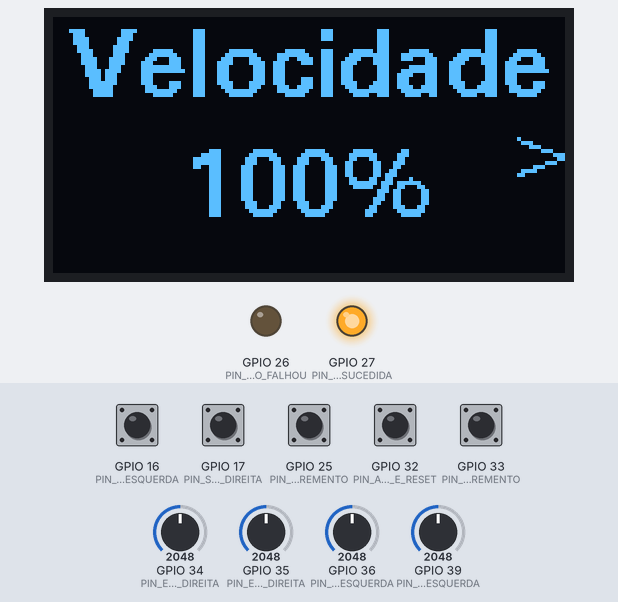
Recording of a sketch running on a simulated ESP32. Parts: 128×64 one-colour display, output pins drawn as LEDs (lit = HIGH). The test bench sets the inputs (shaded band); at power-on: GPIO 16 (PIN_SW_JOYSTICK_ESQUERDA), GPIO 17 (PIN_SW_JOYSTICK_DIREITA), GPIO 25 (PIN_DECREMENTO), GPIO 32 (PIN_APLICAR_E_RESET), GPIO 33 (PIN_INCREMENTO) HIGH, GPIO 34 (PIN_EIXO_X_JOYSTICK_DIREITA) = 2048, GPIO 35 (PIN_EIXO_Y_JOYSTICK_DIREITA) = 2048, GPIO 36 (PIN_EIXO_X_JOYSTICK_ESQUERDA) = 2048, GPIO 39 (PIN_EIXO_Y_JOYSTICK_ESQUERDA) = 2048. EEPROM starts erased; what the sketch prints to the serial monitor is not drawn. At 7.2 s the program restarts the board; the recording ends there.

Above: at 1.2 s.
1.3 s: GPIO 17 (PIN_SW_JOYSTICK_DIREITA) pulled LOW for 0.15 s
At 2.0 s:
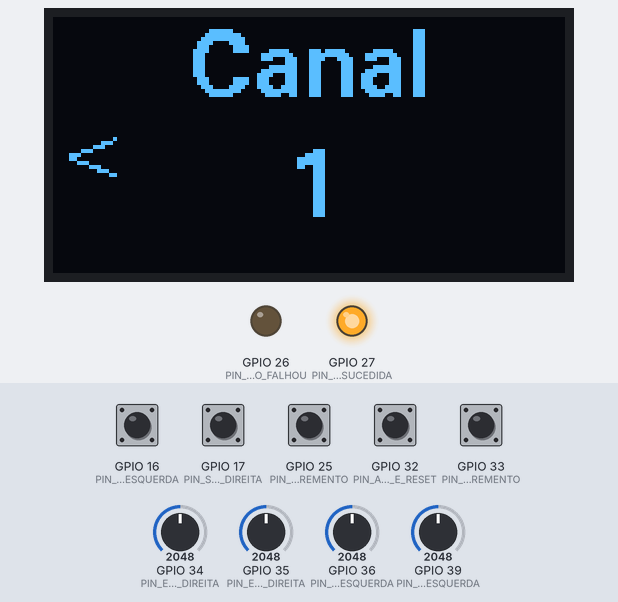
2.9 s: GPIO 33 (PIN_INCREMENTO) pulled LOW for 1 s
At 4.7 s:
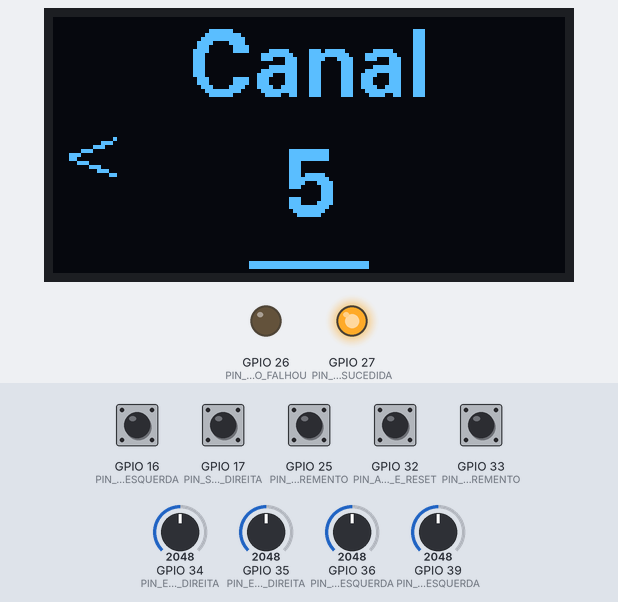
5.4 s: GPIO 33 (PIN_INCREMENTO) pulled LOW for 0.15 s
At 5.9 s:
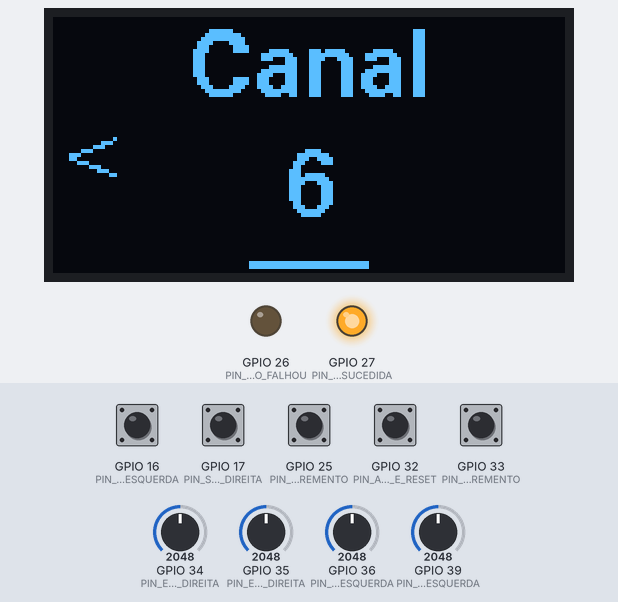
7.0 s: GPIO 32 (PIN_APLICAR_E_RESET) pulled LOW for 0.15 s
At 7.1 s:
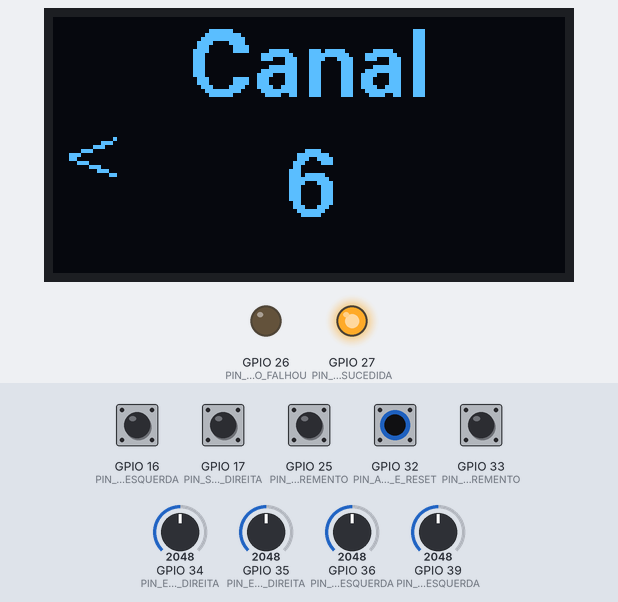
Timing chart, 0 to 7.2 s (numbered marks = the images above; inputs shaded):
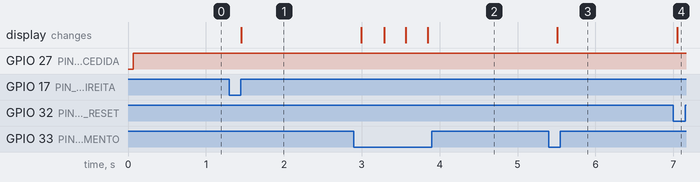

The sketch:

Controle.ino
```cpp
// Código do transmissor. Testado com a versão 3.2.0 da biblioteca do ESP32.
#include <esp_now.h>
#include <esp_wifi.h>
#include <WiFi.h>
#include <Preferences.h>
#include "Display.h"
#include "TrocaDeCanal.h"
#include "Pinagem.h"
#include "VariaveisGlobais.h"
#include "Motores.h"

// Não se esqueça de trocar pelo endereço do seu receptor.
const uint8_t ENDERECO_MAC_DO_RECEPTOR[] = { 0x3C, 0x8A, 0x1F, 0x50, 0x65, 0x7C };

Preferences preferences;

// A estrutura de dados que será enviada
typedef struct mensagemEstruturada {
  short xJoystickDireita;
  short yJoystickDireita;
  short xJoystickEsquerda;
  short yJoystickEsquerda;
  short codigoDeDirecao;
  short velocidade;
  short canal;
} mensagemEstruturada;

mensagemEstruturada meusDados;

esp_now_peer_info_t informacoesDoPar;

// A função que é chamada quando o pacote é enviado
void OnDataSent(const uint8_t *mac_addr, esp_now_send_status_t status) {

  Serial.print("\r\nStatus de envio: ");

  if (status == ESP_NOW_SEND_SUCCESS) {
    Serial.println("bem-sucedido");
    conexaoBemSucedida = true;
  } else {
    Serial.println("falhou");
    conexaoBemSucedida = false;
  }
}

void mensagensDeDebug(bool ativado) {
  if (ativado) {
    Serial.println("Valor no X da Direita: " + String(meusDados.xJoystickDireita));
    Serial.println("Valor no Y da Direita: " + String(meusDados.yJoystickDireita));
    Serial.println("Valor no X da Esquerda: " + String(meusDados.xJoystickEsquerda));
    Serial.println("Valor no Y da Esquerda: " + String(meusDados.yJoystickEsquerda));
    Serial.println("Nível de Velocidade: " + String(meusDados.velocidade) + "%");

    if (meusDados.codigoDeDirecao == 0) {
      Serial.println("Direção: Parado");
    } else if (meusDados.codigoDeDirecao == 1) {
      Serial.println("Direção: Para Frente");
    } else if (meusDados.codigoDeDirecao == 2) {
      Serial.println("Direção: Para Trás");
    } else if (meusDados.codigoDeDirecao == 3) {
      Serial.println("Direção: Para a Direita");
    } else if (meusDados.codigoDeDirecao == 4) {
      Serial.println("Direção: Para a Esquerda");
    }
  }
}

void setup() {

  Serial.begin(115200);
  preferences.begin("config", false);
  canalAtual = preferences.getInt("valor", 1);
  canalTemporario = preferences.getInt("valor", 1);

  iniciarDisplay();

  configurarPinos();

  WiFi.mode(WIFI_STA);

  esp_wifi_set_channel(canalAtual, WIFI_SECOND_CHAN_NONE);

  if (esp_now_init() != ESP_OK) {
    Serial.println("Erro ao inicializar o ESP-NOW");
    return;
  }

  esp_now_register_send_cb(OnDataSent);

  memcpy(informacoesDoPar.peer_addr, ENDERECO_MAC_DO_RECEPTOR, 6);
  informacoesDoPar.channel = canalAtual;
  informacoesDoPar.encrypt = false;

  if (esp_now_add_peer(&informacoesDoPar) != ESP_OK) {
    Serial.println("Falha ao adicionar o dispositivo par");
    return;
  }
}

void loop() {
  salvarEReiniciar();
  aplicarNovoCanal();
  meusDados.xJoystickDireita = analogRead(PIN_EIXO_X_JOYSTICK_DIREITA);
  meusDados.yJoystickDireita = analogRead(PIN_EIXO_Y_JOYSTICK_DIREITA);
  meusDados.xJoystickEsquerda = analogRead(PIN_EIXO_X_JOYSTICK_ESQUERDA);
  meusDados.yJoystickEsquerda = analogRead(PIN_EIXO_Y_JOYSTICK_ESQUERDA);

  meusDados.codigoDeDirecao = direcao(meusDados.xJoystickDireita, meusDados.yJoystickDireita, meusDados.xJoystickEsquerda, meusDados.yJoystickEsquerda);
  meusDados.velocidade = controleDeVelocidade();

  meusDados.canal = canalAtual;
  bool incremento = digitalRead(PIN_INCREMENTO);
  bool decremento = digitalRead(PIN_DECREMENTO);
  mudarCanalDeTrasmissao(menuAtual, incremento, decremento);

  if (reiniciar) {
    preferences.putInt("valor", canalTemporario);
  }

  if (digitalRead(PIN_SW_JOYSTICK_DIREITA) == LOW && menuAtual < ULTIMO_INDICE - 1) {
    menuAtual++;
  } else if (digitalRead(PIN_SW_JOYSTICK_ESQUERDA) == LOW && menuAtual > 1) {
    menuAtual--;
  }

  if (menuAtual == VELOCIDADE) {
    display(VELOCIDADE, meusDados.velocidade, meusDados.velocidade);
  } else if (menuAtual == CANAL) {
    // Menu, valor atual, valor anterior, se o carro está desligado
    display(CANAL, canalAtual, canalTemporario);
  }

  esp_err_t resultadoDoEnvio = esp_now_send(ENDERECO_MAC_DO_RECEPTOR, (uint8_t *)&meusDados, sizeof(meusDados));

  if (resultadoDoEnvio == ESP_OK) {
    Serial.println("Pacote enviado");
    mensagensDeDebug(ativarDebug);
  } else {
    Serial.println("Erro no envio do pacote");
  }

  if (conexaoBemSucedida) {
    digitalWrite(PIN_LED_CONEXAO_BEM_SUCEDIDA, HIGH);
    digitalWrite(PIN_LED_CONEXAO_FALHOU, LOW);
  } else {
    digitalWrite(PIN_LED_CONEXAO_BEM_SUCEDIDA, LOW);
    digitalWrite(PIN_LED_CONEXAO_FALHOU, HIGH);
  }

  carroDesligado = false;

  delay(100);
}
```

Display.cpp
```cpp
#include <U8g2lib.h>
#include <Wire.h>
#include <Arduino.h>
#include "Display.h"
#include "VariaveisGlobais.h"

U8G2_SSD1306_128X64_NONAME_F_HW_I2C u8g2(U8G2_R0, U8X8_PIN_NONE);

const short ALTURA_DO_DISPLAY = 64;
const short LARGURA_DO_DISPLAY = 128;

short centralizarTxtHorizontal(char *texto) {
  short larguraDoTexto = u8g2.getStrWidth(texto);
  return (LARGURA_DO_DISPLAY - larguraDoTexto) / 2;
}

short centralizarTxtVertical() {
  short alturaDoTexto = u8g2.getAscent() - u8g2.getDescent();
  return (ALTURA_DO_DISPLAY + alturaDoTexto) / 2;
}

void itemDoMenu(char *titulo, char *valor) {
  const short POSICAO_VERTICAL_TITULO = 20;
  const short POSICAO_VERTICAL_VALOR = 50;

  // Espaçamento a esquerda, espaçamento superior, texto
  u8g2.drawStr(centralizarTxtHorizontal(titulo), POSICAO_VERTICAL_TITULO, titulo);
  u8g2.drawStr(centralizarTxtHorizontal(valor), POSICAO_VERTICAL_VALOR, valor);
}

void iconesDeNavegacao(bool anterior, bool posterior) {

  u8g2.setFont(u8g2_font_fub14_tr);

  if (posterior) {
    char proximoMenu[] = ">";
    int distanciaEsquerda = LARGURA_DO_DISPLAY - u8g2.getStrWidth(proximoMenu);
    u8g2.drawStr(distanciaEsquerda, centralizarTxtVertical(), proximoMenu);
  }

  if (anterior) {
    char menuAnterior[] = "<";
    u8g2.drawStr(0, centralizarTxtVertical(), menuAnterior);
  }
}

void mensagemDeErro() {
  u8g2.clearBuffer();
  u8g2.setFont(u8g2_font_fub17_tr);
  char txtErro[] = "Erro!";
  u8g2.drawStr(centralizarTxtHorizontal(txtErro), centralizarTxtVertical(), txtErro);
  u8g2.sendBuffer();
  delay(1500);
}

void display(Menus menu, short valorAtual, short valorNovo) {

  u8g2.clearBuffer();
  u8g2.setFont(u8g2_font_fub17_tr);

  if (menu == VELOCIDADE) {
    char textoDisplay[5];
    snprintf(textoDisplay, sizeof(textoDisplay), "%d%%", valorNovo);
    itemDoMenu("Velocidade", textoDisplay);
    iconesDeNavegacao(false, true);
  }

  if (menu == CANAL) {
    char textoCanal[4];
    snprintf(textoCanal, sizeof(textoCanal), "%d%", valorNovo);
    itemDoMenu("Canal", textoCanal);
    iconesDeNavegacao(true, false);

    if (valorNovo != valorAtual) {
      char txtNaoSalvo[] = "___";
      u8g2.drawStr(centralizarTxtHorizontal(txtNaoSalvo), 60, txtNaoSalvo);
    }
  }

  if (carroDesligado) {
    mensagemDeErro();
  }

  u8g2.sendBuffer();
}

void iniciarDisplay() {
  u8g2.begin();
}
```

Display.h
```cpp
#ifndef DISPLAY_H
#define DISPLAY_H

// Mantenha o item "ULTIMO_INDICE" sempre como o último da enum, pois ele funciona como um contador.
enum Menus {
  VELOCIDADE = 1,
  CANAL = 2,
  ULTIMO_INDICE
};

void display(Menus menu, short valorAtual, short valorNovo);
bool faixaDeMenus(short valorMenu);
void iniciarDisplay();

#endif
```

Motores.cpp
```cpp
#include <Arduino.h>
#include "Motores.h"
#include "VariaveisGlobais.h"
#include "Display.h"
#include "Pinagem.h"

short direcao(short xDireita, short yDireita, short xEsquerda, short yEsquerda) {

  const short MINIMO = 0;
  const short MAXIMO = 4096;
  const short PROX_AO_MAXIMO = MAXIMO - 128;
  const short VAL_CENTRAL = 1800;
  const short ACIMA_DO_VAL_CENTRAL = VAL_CENTRAL + 64;
  const short ABAIXO_DO_VAL_CENTRAL = VAL_CENTRAL - 64;

  bool joyDireitoParado = (xDireita >= ABAIXO_DO_VAL_CENTRAL && xDireita <= ACIMA_DO_VAL_CENTRAL) && (yDireita >= ABAIXO_DO_VAL_CENTRAL && yDireita <= ACIMA_DO_VAL_CENTRAL);
  bool joyEsquerdoParado = (xEsquerda >= ABAIXO_DO_VAL_CENTRAL && xEsquerda <= ACIMA_DO_VAL_CENTRAL) && (yEsquerda >= ABAIXO_DO_VAL_CENTRAL && yEsquerda <= ACIMA_DO_VAL_CENTRAL);

  bool joyDireitoParaFrente = xDireita >= PROX_AO_MAXIMO && yDireita <= MAXIMO;
  bool joyEsquerdoParaFrente = xEsquerda >= PROX_AO_MAXIMO && yEsquerda <= MAXIMO;

  bool joyDireitoParaTras = xDireita == MINIMO && yDireita >= MINIMO;
  bool joyEsquerdoParaTras = xEsquerda == MINIMO && yEsquerda >= MINIMO;

  bool joyDireitoParaDireita = xDireita >= MINIMO && yDireita > PROX_AO_MAXIMO;
  bool joyEsquerdoParaDireita = xEsquerda >= MINIMO && yEsquerda > PROX_AO_MAXIMO;

  bool joyDireitoParaEsquerda = xDireita >= MINIMO && yDireita == MINIMO;
  bool joyEsquerdoParaEsquerda = xEsquerda >= MINIMO && yEsquerda == MINIMO;

  bool paraFrente = joyDireitoParaFrente && joyEsquerdoParaFrente || joyDireitoParaFrente && joyEsquerdoParado || joyDireitoParado && joyEsquerdoParaFrente;
  bool paraTras = joyDireitoParaTras && joyEsquerdoParaTras || joyDireitoParaTras && joyEsquerdoParado || joyDireitoParado && joyEsquerdoParaTras;
  bool direita = joyDireitoParaDireita && joyEsquerdoParaDireita || joyDireitoParado && joyEsquerdoParaDireita || joyDireitoParaDireita && joyEsquerdoParado;
  bool esquerda = joyDireitoParaEsquerda && joyEsquerdoParaEsquerda || joyDireitoParaEsquerda && joyEsquerdoParado || joyDireitoParado && joyEsquerdoParaEsquerda;

  if (paraFrente) {
    return 1;
  } else if (paraTras) {
    return 2;
  } else if (direita) {
    return 3;
  } else if (esquerda) {
    return 4;
  } else {
    return 0;
  }
}

short controleDeVelocidade() {
  short tempoDeAtrasoDeDebounce = 50;

  if (menuAtual != VELOCIDADE) {
    // Retorna o valor antigo quando o menu de velocidade não está ativo
    return nivelDeVelocidadeDoCarro;
  }

  unsigned int agora = millis();
  if (digitalRead(PIN_INCREMENTO) == LOW && nivelDeVelocidadeDoCarro < 100) {
    if (agora - ultimoIncrementoDeVelocidade > tempoDeAtrasoDeDebounce) {
      nivelDeVelocidadeDoCarro++;
      ultimoIncrementoDeVelocidade = agora;
    }
  }

  if (digitalRead(PIN_DECREMENTO) == LOW && nivelDeVelocidadeDoCarro > 0) {
    if (agora - ultimoDecrementoDeVelocidade > tempoDeAtrasoDeDebounce) {
      nivelDeVelocidadeDoCarro--;
      ultimoDecrementoDeVelocidade = agora;
    }
  }

  return nivelDeVelocidadeDoCarro;
}
```

Motores.h
```cpp
#ifndef MOTORES_H
#define MOTORES_H

short direcao(short xDireita, short yDireita, short xEsquerda, short yEsquerda);
short controleDeVelocidade();

#endif
```

Pinagem.h
```cpp
#ifndef PINAGEM_H
#define PINAGEM_H

#define PIN_EIXO_X_JOYSTICK_DIREITA 34
#define PIN_EIXO_Y_JOYSTICK_DIREITA 35
#define PIN_SW_JOYSTICK_DIREITA 17
#define PIN_EIXO_X_JOYSTICK_ESQUERDA 36
#define PIN_EIXO_Y_JOYSTICK_ESQUERDA 39
#define PIN_SW_JOYSTICK_ESQUERDA 16
#define PIN_INCREMENTO 33
#define PIN_DECREMENTO 25
#define PIN_APLICAR_E_RESET 32
#define PIN_LED_CONEXAO_FALHOU 26
#define PIN_LED_CONEXAO_BEM_SUCEDIDA 27

inline void configurarPinos() {
  pinMode(PIN_INCREMENTO, INPUT_PULLUP);
  pinMode(PIN_DECREMENTO, INPUT_PULLUP);
  pinMode(PIN_EIXO_X_JOYSTICK_ESQUERDA, INPUT_PULLUP);
  pinMode(PIN_EIXO_Y_JOYSTICK_ESQUERDA, INPUT_PULLUP);
  pinMode(PIN_APLICAR_E_RESET, INPUT_PULLUP);
  pinMode(PIN_SW_JOYSTICK_DIREITA, INPUT_PULLUP);
  pinMode(PIN_SW_JOYSTICK_ESQUERDA, INPUT_PULLUP);
  pinMode(PIN_LED_CONEXAO_FALHOU, OUTPUT);
  pinMode(PIN_LED_CONEXAO_BEM_SUCEDIDA, OUTPUT);
}

#endif
```

TrocaDeCanal.cpp
```cpp
#include "Arduino.h"
#include "TrocaDeCanal.h"
#include "Pinagem.h"
#include "Display.h"
#include "VariaveisGlobais.h"

void mudarCanalDeTrasmissao(short menuAtual, bool incremento, bool decremento) {
  if (menuAtual == CANAL) {
    static unsigned long ultimaTroca = 0;
    const unsigned long intervaloDebounce = 200;
    const short CANAL_MINIMO = 1;
    const short CANAL_MAXIMO = 12;

    if (millis() - ultimaTroca < intervaloDebounce) {
      return;
    }

    if (incremento == LOW && canalTemporario < CANAL_MAXIMO) {
      canalTemporario++;
      ultimaTroca = millis();
    } else if (decremento == LOW && canalTemporario > CANAL_MINIMO) {
      canalTemporario--;
      ultimaTroca = millis();
    }
  }

  if (ativarDebug) {
    Serial.println("Canal de Transmissão Atual: " + String(canalAtual));
    Serial.println("Canal de Transmissão Temporário: " + String(canalTemporario));
  }
}

void aplicarNovoCanal() {
  /*
  Verifica se o botão de salvar e reiniciar foi pressionado, e se o carrinho está se
  comunicando com o controle. O que significa que ele estando apto a receber a nova
  configuração de canal.
  */

  bool salvarEReiniciar = digitalRead(PIN_APLICAR_E_RESET) == LOW;

  if (salvarEReiniciar) {
    if (conexaoBemSucedida) {
      canalAtual = canalTemporario;
      reiniciar = true;
    } else {
      carroDesligado = true;
    }
  }
}

void salvarEReiniciar() {
  /*
  Caso a comunicação tenha sido bem-sucedida, envia o novo canal para o carrinho, salva
  o canal temporário como canal de transmissão, aguarda e reinicia o controle.
  */

  if (reiniciar) {
    ESP.restart();
  }
}
```

TrocaDeCanal.h
```cpp
#ifndef TROCADECANAL_H
#define TROCADECANAL_H

void mudarCanalDeTrasmissao(short menuAtual, bool incremento, bool decremento);
void aplicarNovoCanal();
void salvarEReiniciar();

#endif
```

VariaveisGlobais.cpp
```cpp
#include <Arduino.h>
#include "Pinagem.h"
#include "VariaveisGlobais.h"
#include "TrocaDeCanal.h"

bool carroDesligado = false;
bool ativarDebug = true;
bool reiniciar = false;
short canalAtual = 1;
short canalTemporario = canalAtual;
short menuAtual = 1;
unsigned short nivelDeVelocidadeDoCarro = 100;
unsigned int ultimoIncrementoDeVelocidade = 0;
unsigned int ultimoDecrementoDeVelocidade = 0;
bool conexaoBemSucedida = false;
```

VariaveisGlobais.h
```cpp
#ifndef VARIAVEISGLOBAIS_H
#define VARIAVEISGLOBAIS_H

extern bool carroDesligado;
extern bool ativarDebug;
extern bool reiniciar;
extern short canalAtual;
extern short canalTemporario;
extern short menuAtual;
extern unsigned short nivelDeVelocidadeDoCarro;
extern unsigned int ultimoIncrementoDeVelocidade;
extern unsigned int ultimoDecrementoDeVelocidade;
extern bool conexaoBemSucedida;

#endif
```

Measured:
- after the input at 1.3 s, the display: changes after 0.16 s (image 1)
- after the input at 2.9 s, the display: first changes after 0.09 s (image 2 shows a later state)
- after the input at 5.4 s, the display: changes after 0.11 s (image 3)
- after the input at 7.0 s, the display: changes after 0.05 s (image 4)
